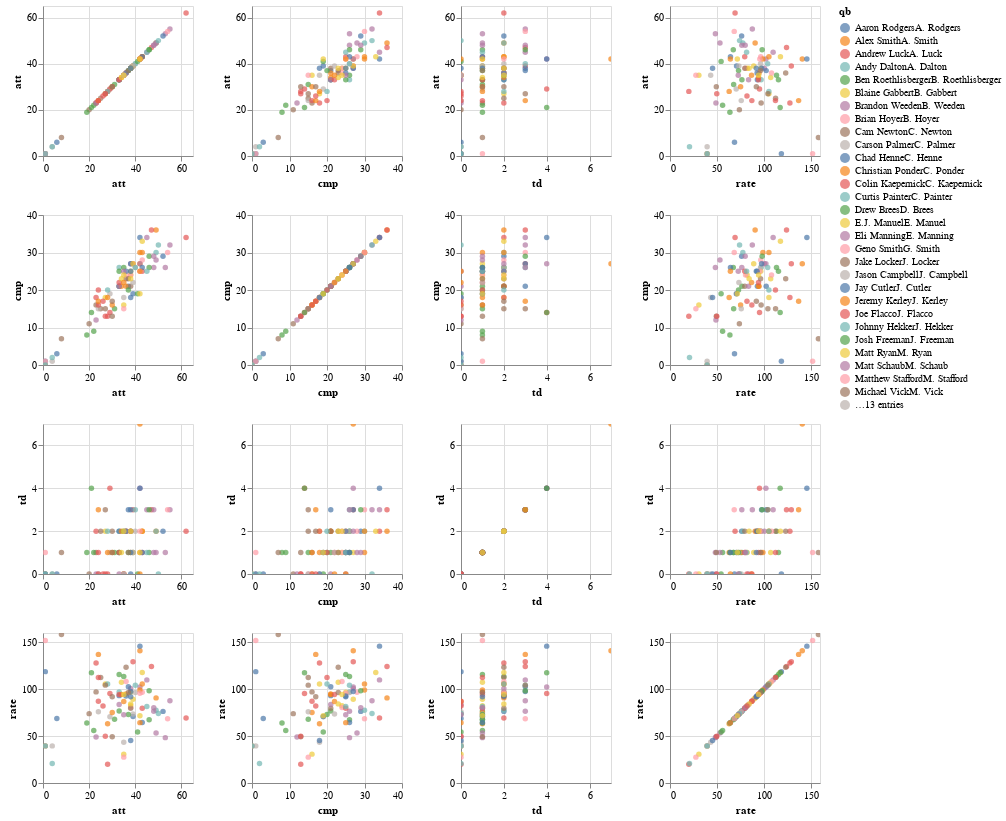

The cell this chart's notebook holds for it:
### Markdown cell above
## Using the tooltip you can compare various factors of players
## You can identiy Travarious Jackson and Brandon Weeden in the dataset

### Code cell
# Build a SPLOM
alt.Chart(df).mark_circle().encode(
    alt.X(alt.repeat("column"), type="quantitative"),
    alt.Y(alt.repeat("row"), type="quantitative"),
    color="qb",
    tooltip=["qb"]
).properties(
    width=150,
    height=150
).repeat(
    row=["att", "cmp", "td", "rate"],
    column=["att", "cmp", "td", "rate"]
).interactive()

### Figure 1 — Vega-Lite specification as saved in the notebook (floating-point values rounded to 4 significant figures)
{"config": {"view": {"continuousWidth": 400, "continuousHeight": 300}}, "repeat": {"column": ["att", "cmp", "td", "rate"], "row": ["att", "cmp", "td", "rate"]}, "spec": {"data": {"name": "data-065fa79e2ba0c67166f36be664cc0304"}, "mark": "circle", "encoding": {"color": {"type": "nominal", "field": "qb"}, "tooltip": [{"type": "nominal", "field": "qb"}], "x": {"type": "quantitative", "field": {"repeat": "column"}}, "y": {"type": "quantitative", "field": {"repeat": "row"}}}, "height": 150, "selection": {"selector004": {"type": "interval", "bind": "scales", "encodings": ["x", "y"]}}, "width": 150}, "$schema": "https://vega.github.io/schema/vega-lite/v4.8.1.json", "datasets": {"data-065fa79e2ba0c67166f36be664cc0304": [{"qb": "Joe FlaccoJ. Flacco", "att": 62, "cmp": 34, "yds": 362, "ypa": 5.8, "td": 2, "int": 2, "lg": "34", "sack": 4, "loss": 27, "rate": 69.4, "game_points": 27, "home_away": "away", "year": 2013}, {"qb": "Peyton ManningP. Manning", "att": 42, "cmp": 27, "yds": 462, "ypa": 11.0, "td": 7, "int": 0, "lg": "78t", "sack": 3, "loss": 17, "rate": 141.1, "game_points": 49, "home_away": "home", "year": 2013}, {"qb": "Jake LockerJ. Locker", "att": 20, "cmp": 11, "yds": 125, "ypa": 6.2, "td": 0, "int": 0, "lg": "25", "sack": 1, "loss": 8, "rate": 74.0, "game_points": 16, "home_away": "away", "year": 2013}, {"qb": "Ben RoethlisbergerB. Roethlisberger", "att": 33, "cmp": 21, "yds": 191, "ypa": 5.8, "td": 1, "int": 1, "lg": "22", "sack": 5, "loss": 28, "rate": 76.7, "game_points": 9, "home_away": "home", "year": 2013}, {"qb": "Ryan TannehillR. Tannehill", "att": 38, "cmp": 24, "yds": 272, "ypa": 7.2, "td": 1, "int": 1, "lg": "34t", "sack": 4, "loss": 17, "rate": 82.3, "game_points": 23, "home_away": "away", "year": 2013}, {"qb": "Brandon WeedenB. Weeden", "att": 53, "cmp": 26, "yds": 289, "ypa": 5.5, "td": 1, "int": 3, "lg": "22", "sack": 6, "loss": 45, "rate": 48.4, "game_points": 10, "home_away": "home", "year": 2013}, {"qb": "Tom BradyT. Brady", "att": 52, "cmp": 29, "yds": 288, "ypa": 5.5, "td": 2, "int": 1, "lg": "35", "sack": 3, "loss": 15, "rate": 76.4, "game_points": 23, "home_away": "away", "year": 2013}, {"qb": "E.J. ManuelE. Manuel", "att": 27, "cmp": 18, "yds": 150, "ypa": 5.6, "td": 2, "int": 0, "lg": "19", "sack": 0, "loss": 0, "rate": 105.5, "game_points": 21, "home_away": "home", "year": 2013}, {"qb": "Andy DaltonA. Dalton", "att": 33, "cmp": 26, "yds": 282, "ypa": 8.5, "td": 2, "int": 2, "lg": "45t", "sack": 1, "loss": 5, "rate": 97.2, "game_points": 21, "home_away": "away", "year": 2013}, {"qb": "Jay CutlerJ. Cutler", "att": 33, "cmp": 21, "yds": 242, "ypa": 7.3, "td": 2, "int": 1, "lg": "38", "sack": 0, "loss": 0, "rate": 93.2, "game_points": 24, "home_away": "home", "year": 2013}, {"qb": "Russell WilsonR. Wilson", "att": 33, "cmp": 25, "yds": 320, "ypa": 9.7, "td": 1, "int": 0, "lg": "43t", "sack": 2, "loss": 20, "rate": 115.7, "game_points": 12, "home_away": "away", "year": 2013}, {"qb": "Cam NewtonC. Newton", "att": 23, "cmp": 16, "yds": 125, "ypa": 5.4, "td": 1, "int": 0, "lg": "27", "sack": 1, "loss": 6, "rate": 97.2, "game_points": 7, "home_away": "home", "year": 2013}, {"qb": "Alex SmithA. Smith", "att": 34, "cmp": 21, "yds": 173, "ypa": 5.1, "td": 2, "int": 0, "lg": "26", "sack": 1, "loss": 2, "rate": 94.4, "game_points": 28, "home_away": "away", "year": 2013}, {"qb": "Blaine GabbertB. Gabbert", "att": 35, "cmp": 16, "yds": 121, "ypa": 3.5, "td": 0, "int": 2, "lg": "18", "sack": 6, "loss": 50, "rate": 30.8, "game_points": 2, "home_away": "home", "year": 2013}, {"qb": "Chad HenneC. Henne", "att": 6, "cmp": 3, "yds": 36, "ypa": 6.0, "td": 0, "int": 0, "lg": "24", "sack": 0, "loss": 0, "rate": 68.8, "game_points": 2, "home_away": "home", "year": 2013}, {"qb": "Josh FreemanJ. Freeman", "att": 31, "cmp": 15, "yds": 210, "ypa": 6.8, "td": 1, "int": 1, "lg": "39", "sack": 3, "loss": 25, "rate": 67.9, "game_points": 17, "home_away": "away", "year": 2013}, {"qb": "Geno SmithG. Smith", "att": 38, "cmp": 24, "yds": 256, "ypa": 6.7, "td": 1, "int": 1, "lg": "26", "sack": 5, "loss": 42, "rate": 80.6, "game_points": 18, "home_away": "home", "year": 2013}, {"qb": "Jeremy KerleyJ. Kerley", "att": 1, "cmp": 0, "yds": 0, "ypa": 0.0, "td": 0, "int": 0, "lg": "0", "sack": 0, "loss": 0, "rate": 39.6, "game_points": 18, "home_away": "home", "year": 2013}, {"qb": "Terrelle PryorT. Pryor", "att": 29, "cmp": 19, "yds": 217, "ypa": 7.5, "td": 1, "int": 2, "lg": "41", "sack": 1, "loss": 16, "rate": 70.6, "game_points": 17, "home_away": "away", "year": 2013}, {"qb": "Andrew LuckA. Luck", "att": 23, "cmp": 18, "yds": 178, "ypa": 7.7, "td": 2, "int": 0, "lg": "25", "sack": 4, "loss": 31, "rate": 127.9, "game_points": 21, "home_away": "home", "year": 2013}, {"qb": "Matt RyanM. Ryan", "att": 38, "cmp": 25, "yds": 304, "ypa": 8.0, "td": 2, "int": 1, "lg": "50", "sack": 3, "loss": 25, "rate": 96.8, "game_points": 17, "home_away": "away", "year": 2013}, {"qb": "Drew BreesD. Brees", "att": 35, "cmp": 26, "yds": 357, "ypa": 10.2, "td": 2, "int": 1, "lg": "67", "sack": 2, "loss": 16, "rate": 113.6, "game_points": 23, "home_away": "home", "year": 2013}, {"qb": "Christian PonderC. Ponder", "att": 28, "cmp": 18, "yds": 236, "ypa": 8.4, "td": 1, "int": 3, "lg": "47", "sack": 3, "loss": 11, "rate": 63.1, "game_points": 24, "home_away": "away", "year": 2013}, {"qb": "Matthew StaffordM. Stafford", "att": 43, "cmp": 28, "yds": 357, "ypa": 8.3, "td": 2, "int": 1, "lg": "77t", "sack": 0, "loss": 0, "rate": 96.8, "game_points": 34, "home_away": "home", "year": 2013}, {"qb": "Carson PalmerC. Palmer", "att": 40, "cmp": 26, "yds": 327, "ypa": 8.2, "td": 2, "int": 1, "lg": "44", "sack": 4, "loss": 23, "rate": 96.6, "game_points": 24, "home_away": "away", "year": 2013}, {"qb": "Sam BradfordS. Bradford", "att": 38, "cmp": 27, "yds": 299, "ypa": 7.9, "td": 2, "int": 1, "lg": "47", "sack": 0, "loss": 0, "rate": 100.7, "game_points": 27, "home_away": "home", "year": 2013}, {"qb": "Aaron RodgersA. Rodgers", "att": 37, "cmp": 21, "yds": 333, "ypa": 9.0, "td": 3, "int": 1, "lg": "38", "sack": 2, "loss": 11, "rate": 102.6, "game_points": 28, "home_away": "away", "year": 2013}, {"qb": "Colin KaepernickC. Kaepernick", "att": 39, "cmp": 27, "yds": 412, "ypa": 10.6, "td": 3, "int": 0, "lg": "43", "sack": 2, "loss": 8, "rate": 129.4, "game_points": 34, "home_away": "home", "year": 2013}, {"qb": "Eli ManningE. Manning", "att": 42, "cmp": 27, "yds": 450, "ypa": 10.7, "td": 4, "int": 3, "lg": "70t", "sack": 3, "loss": 22, "rate": 102.3, "game_points": 31, "home_away": "away", "year": 2013}, {"qb": "Tony RomoT. Romo", "att": 49, "cmp": 36, "yds": 263, "ypa": 5.4, "td": 2, "int": 1, "lg": "23", "sack": 2, "loss": 19, "rate": 90.8, "game_points": 36, "home_away": "home", "year": 2013}, {"qb": "Michael VickM. Vick", "att": 25, "cmp": 15, "yds": 203, "ypa": 8.1, "td": 2, "int": 0, "lg": "28t", "sack": 3, "loss": 23, "rate": 112.6, "game_points": 33, "home_away": "away", "year": 2013}, {"qb": "Robert Griffin IIIR. Griffin", "att": 49, "cmp": 30, "yds": 329, "ypa": 6.7, "td": 2, "int": 2, "lg": "27", "sack": 3, "loss": 21, "rate": 77.7, "game_points": 27, "home_away": "home", "year": 2013}, {"qb": "Matt SchaubM. Schaub", "att": 45, "cmp": 34, "yds": 346, "ypa": 7.7, "td": 3, "int": 1, "lg": "30", "sack": 2, "loss": 17, "rate": 110.0, "game_points": 31, "home_away": "away", "year": 2013}, {"qb": "Philip RiversP. Rivers", "att": 29, "cmp": 14, "yds": 195, "ypa": 6.7, "td": 4, "int": 1, "lg": "47", "sack": 2, "loss": 12, "rate": 95.5, "game_points": 28, "home_away": "home", "year": 2013}, {"qb": "Geno SmithG. Smith", "att": 35, "cmp": 15, "yds": 214, "ypa": 6.1, "td": 0, "int": 3, "lg": "37", "sack": 4, "loss": 25, "rate": 27.6, "game_points": 10, "home_away": "away", "year": 2013}, {"qb": "Tom BradyT. Brady", "att": 39, "cmp": 19, "yds": 185, "ypa": 4.7, "td": 1, "int": 0, "lg": "39t", "sack": 1, "loss": 7, "rate": 71.0, "game_points": 13, "home_away": "home", "year": 2013}, {"qb": "Tony RomoT. Romo", "att": 42, "cmp": 30, "yds": 298, "ypa": 7.1, "td": 1, "int": 0, "lg": "53", "sack": 3, "loss": 17, "rate": 99.1, "game_points": 16, "home_away": "away", "year": 2013}, {"qb": "Alex SmithA. Smith", "att": 36, "cmp": 21, "yds": 223, "ypa": 6.2, "td": 2, "int": 0, "lg": "31", "sack": 4, "loss": 24, "rate": 95.0, "game_points": 17, "home_away": "home", "year": 2013}, {"qb": "Christian PonderC. Ponder", "att": 30, "cmp": 16, "yds": 227, "ypa": 7.6, "td": 1, "int": 1, "lg": "37", "sack": 1, "loss": 0, "rate": 75.3, "game_points": 30, "home_away": "away", "year": 2013}, {"qb": "Jay CutlerJ. Cutler", "att": 38, "cmp": 27, "yds": 292, "ypa": 7.7, "td": 3, "int": 2, "lg": "34t", "sack": 1, "loss": 8, "rate": 97.7, "game_points": 31, "home_away": "home", "year": 2013}, {"qb": "Cam NewtonC. Newton", "att": 38, "cmp": 21, "yds": 229, "ypa": 6.0, "td": 2, "int": 1, "lg": "40t", "sack": 6, "loss": 46, "rate": 79.8, "game_points": 23, "home_away": "away", "year": 2013}, {"qb": "E.J. ManuelE. Manuel", "att": 39, "cmp": 27, "yds": 296, "ypa": 7.6, "td": 1, "int": 1, "lg": "45", "sack": 1, "loss": 9, "rate": 89.3, "game_points": 24, "home_away": "home", "year": 2013}, {"qb": "Brandon WeedenB. Weeden", "att": 33, "cmp": 21, "yds": 227, "ypa": 6.9, "td": 0, "int": 0, "lg": "53", "sack": 5, "loss": 39, "rate": 83.8, "game_points": 6, "home_away": "away", "year": 2013}, {"qb": "Jason CampbellJ. Campbell", "att": 4, "cmp": 1, "yds": 6, "ypa": 1.5, "td": 0, "int": 0, "lg": "6", "sack": 0, "loss": 0, "rate": 39.6, "game_points": 6, "home_away": "away", "year": 2013}, {"qb": "Joe FlaccoJ. Flacco", "att": 33, "cmp": 22, "yds": 211, "ypa": 6.4, "td": 1, "int": 0, "lg": "27", "sack": 2, "loss": 14, "rate": 94.4, "game_points": 14, "home_away": "home", "year": 2013}, {"qb": "Robert Griffin IIIR. Griffin", "att": 40, "cmp": 26, "yds": 320, "ypa": 8.0, "td": 3, "int": 1, "lg": "44", "sack": 1, "loss": 6, "rate": 104.2, "game_points": 20, "home_away": "away", "year": 2013}, {"qb": "Aaron RodgersA. Rodgers", "att": 42, "cmp": 34, "yds": 480, "ypa": 11.4, "td": 4, "int": 0, "lg": "57", "sack": 4, "loss": 39, "rate": 146.0, "game_points": 38, "home_away": "home", "year": 2013}, {"qb": "Philip RiversP. Rivers", "att": 47, "cmp": 36, "yds": 419, "ypa": 8.9, "td": 3, "int": 0, "lg": "31", "sack": 1, "loss": 6, "rate": 124.3, "game_points": 33, "home_away": "away", "year": 2013}, {"qb": "Michael VickM. Vick", "att": 36, "cmp": 23, "yds": 428, "ypa": 11.9, "td": 2, "int": 0, "lg": "70", "sack": 2, "loss": 17, "rate": 123.4, "game_points": 30, "home_away": "home", "year": 2013}, {"qb": "Nick FolesN. Foles", "att": 1, "cmp": 0, "yds": 0, "ypa": 0.0, "td": 0, "int": 0, "lg": "0", "sack": 0, "loss": 0, "rate": 39.6, "game_points": 30, "home_away": "home", "year": 2013}, {"qb": "Jake LockerJ. Locker", "att": 30, "cmp": 17, "yds": 148, "ypa": 4.9, "td": 2, "int": 0, "lg": "31", "sack": 4, "loss": 19, "rate": 92.1, "game_points": 24, "home_away": "away", "year": 2013}, {"qb": "Matt SchaubM. Schaub", "att": 48, "cmp": 26, "yds": 298, "ypa": 6.2, "td": 3, "int": 2, "lg": "32", "sack": 2, "loss": 18, "rate": 76.6, "game_points": 30, "home_away": "home", "year": 2013}, {"qb": "Sam BradfordS. Bradford", "att": 55, "cmp": 32, "yds": 352, "ypa": 6.4, "td": 3, "int": 1, "lg": "47", "sack": 0, "loss": 0, "rate": 87.8, "game_points": 24, "home_away": "away", "year": 2013}, {"qb": "Matt RyanM. Ryan", "att": 43, "cmp": 33, "yds": 374, "ypa": 8.7, "td": 2, "int": 0, "lg": "81t", "sack": 2, "loss": 17, "rate": 117.8, "game_points": 31, "home_away": "home", "year": 2013}, {"qb": "Ryan TannehillR. Tannehill", "att": 34, "cmp": 23, "yds": 319, "ypa": 9.4, "td": 1, "int": 0, "lg": "67", "sack": 5, "loss": 22, "rate": 107.4, "game_points": 24, "home_away": "away", "year": 2013}, {"qb": "Andrew LuckA. Luck", "att": 43, "cmp": 25, "yds": 321, "ypa": 7.5, "td": 1, "int": 1, "lg": "47", "sack": 3, "loss": 6, "rate": 79.7, "game_points": 20, "home_away": "home", "year": 2013}, {"qb": "Drew BreesD. Brees", "att": 46, "cmp": 26, "yds": 322, "ypa": 7.0, "td": 1, "int": 2, "lg": "56t", "sack": 4, "loss": 26, "rate": 67.5, "game_points": 16, "home_away": "away", "year": 2013}, {"qb": "Josh FreemanJ. Freeman", "att": 22, "cmp": 9, "yds": 125, "ypa": 5.7, "td": 1, "int": 1, "lg": "34", "sack": 1, "loss": 12, "rate": 56.1, "game_points": 14, "home_away": "home", "year": 2013}, {"qb": "Matthew StaffordM. Stafford", "att": 36, "cmp": 24, "yds": 278, "ypa": 7.7, "td": 2, "int": 0, "lg": "72t", "sack": 1, "loss": 5, "rate": 108.3, "game_points": 21, "home_away": "away", "year": 2013}, {"qb": "Carson PalmerC. Palmer", "att": 39, "cmp": 22, "yds": 248, "ypa": 6.4, "td": 1, "int": 1, "lg": "36t", "sack": 1, "loss": 4, "rate": 73.5, "game_points": 25, "home_away": "home", "year": 2013}, {"qb": "Patrick PetersonP. Peterson", "att": 1, "cmp": 1, "yds": 17, "ypa": 17.0, "td": 0, "int": 0, "lg": "17", "sack": 0, "loss": 0, "rate": 118.8, "game_points": 25, "home_away": "home", "year": 2013}, {"qb": "Peyton ManningP. Manning", "att": 43, "cmp": 30, "yds": 307, "ypa": 7.1, "td": 2, "int": 0, "lg": "36", "sack": 0, "loss": 0, "rate": 105.5, "game_points": 41, "home_away": "away", "year": 2013}, {"qb": "Eli ManningE. Manning", "att": 49, "cmp": 28, "yds": 362, "ypa": 7.4, "td": 1, "int": 4, "lg": "51", "sack": 1, "loss": 9, "rate": 53.3, "game_points": 23, "home_away": "home", "year": 2013}, {"qb": "Chad HenneC. Henne", "att": 38, "cmp": 25, "yds": 241, "ypa": 6.3, "td": 1, "int": 0, "lg": "30", "sack": 5, "loss": 27, "rate": 92.1, "game_points": 9, "home_away": "away", "year": 2013}, {"qb": "Terrelle PryorT. Pryor", "att": 24, "cmp": 15, "yds": 126, "ypa": 5.2, "td": 0, "int": 0, "lg": "17", "sack": 3, "loss": 12, "rate": 76.0, "game_points": 19, "home_away": "home", "year": 2013}, {"qb": "Colin KaepernickC. Kaepernick", "att": 28, "cmp": 13, "yds": 127, "ypa": 4.5, "td": 0, "int": 3, "lg": "19", "sack": 3, "loss": 20, "rate": 20.1, "game_points": 3, "home_away": "away", "year": 2013}, {"qb": "Russell WilsonR. Wilson", "att": 19, "cmp": 8, "yds": 142, "ypa": 7.5, "td": 1, "int": 1, "lg": "51", "sack": 4, "loss": 24, "rate": 63.9, "game_points": 29, "home_away": "home", "year": 2013}, {"qb": "Ben RoethlisbergerB. Roethlisberger", "att": 37, "cmp": 20, "yds": 251, "ypa": 6.8, "td": 1, "int": 1, "lg": "43", "sack": 2, "loss": 17, "rate": 73.1, "game_points": 10, "home_away": "away", "year": 2013}, {"qb": "Andy DaltonA. Dalton", "att": 45, "cmp": 25, "yds": 280, "ypa": 6.2, "td": 1, "int": 0, "lg": "61", "sack": 0, "loss": 0, "rate": 81.7, "game_points": 20, "home_away": "home", "year": 2013}, {"qb": "Alex SmithA. Smith", "att": 35, "cmp": 22, "yds": 273, "ypa": 7.8, "td": 0, "int": 0, "lg": "51", "sack": 5, "loss": 25, "rate": 87.0, "game_points": 26, "home_away": "away", "year": 2013}, {"qb": "Michael VickM. Vick", "att": 30, "cmp": 13, "yds": 201, "ypa": 6.7, "td": 1, "int": 2, "lg": "40", "sack": 6, "loss": 34, "rate": 49.4, "game_points": 16, "home_away": "home", "year": 2013}, {"qb": "Aaron RodgersA. Rodgers", "att": 43, "cmp": 26, "yds": 244, "ypa": 5.7, "td": 1, "int": 2, "lg": "30", "sack": 4, "loss": 27, "rate": 64.5, "game_points": 30, "home_away": "away", "year": 2013}, {"qb": "Andy DaltonA. Dalton", "att": 28, "cmp": 20, "yds": 235, "ypa": 8.4, "td": 2, "int": 1, "lg": "32", "sack": 4, "loss": 20, "rate": 105.5, "game_points": 34, "home_away": "home", "year": 2013}, {"qb": "Matthew StaffordM. Stafford", "att": 42, "cmp": 25, "yds": 385, "ypa": 9.2, "td": 2, "int": 1, "lg": "47", "sack": 1, "loss": 7, "rate": 95.8, "game_points": 27, "home_away": "away", "year": 2013}, {"qb": "Robert Griffin IIIR. Griffin", "att": 50, "cmp": 32, "yds": 326, "ypa": 6.5, "td": 0, "int": 1, "lg": "27", "sack": 2, "loss": 26, "rate": 74.2, "game_points": 20, "home_away": "home", "year": 2013}, {"qb": "Josh FreemanJ. Freeman", "att": 41, "cmp": 19, "yds": 236, "ypa": 5.8, "td": 0, "int": 1, "lg": "30", "sack": 3, "loss": 10, "rate": 54.5, "game_points": 3, "home_away": "away", "year": 2013}, {"qb": "Tom BradyT. Brady", "att": 36, "cmp": 25, "yds": 225, "ypa": 6.2, "td": 2, "int": 1, "lg": "20", "sack": 3, "loss": 23, "rate": 92.9, "game_points": 23, "home_away": "home", "year": 2013}, {"qb": "Eli ManningE. Manning", "att": 23, "cmp": 12, "yds": 119, "ypa": 5.2, "td": 0, "int": 1, "lg": "24", "sack": 7, "loss": 45, "rate": 49.0, "game_points": 0, "home_away": "away", "year": 2013}, {"qb": "Curtis PainterC. Painter", "att": 4, "cmp": 2, "yds": 16, "ypa": 4.0, "td": 0, "int": 1, "lg": "9", "sack": 0, "loss": 0, "rate": 20.8, "game_points": 0, "home_away": "away", "year": 2013}, {"qb": "Cam NewtonC. Newton", "att": 27, "cmp": 15, "yds": 223, "ypa": 8.3, "td": 3, "int": 1, "lg": "47t", "sack": 1, "loss": 15, "rate": 104.4, "game_points": 38, "home_away": "home", "year": 2013}, {"qb": "Matt SchaubM. Schaub", "att": 35, "cmp": 25, "yds": 194, "ypa": 5.5, "td": 0, "int": 1, "lg": "18", "sack": 3, "loss": 24, "rate": 72.8, "game_points": 9, "home_away": "away", "year": 2013}, {"qb": "Joe FlaccoJ. Flacco", "att": 24, "cmp": 16, "yds": 171, "ypa": 7.1, "td": 0, "int": 0, "lg": "48", "sack": 2, "loss": 10, "rate": 87.3, "game_points": 30, "home_away": "home", "year": 2013}, {"qb": "Brian HoyerB. Hoyer", "att": 54, "cmp": 30, "yds": 321, "ypa": 5.9, "td": 3, "int": 3, "lg": "47t", "sack": 3, "loss": 26, "rate": 68.5, "game_points": 31, "home_away": "away", "year": 2013}, {"qb": "Spencer LanningS. Lanning", "att": 1, "cmp": 1, "yds": 11, "ypa": 11.0, "td": 1, "int": 0, "lg": "11t", "sack": 0, "loss": 0, "rate": 152.1, "game_points": 31, "home_away": "away", "year": 2013}, {"qb": "Christian PonderC. Ponder", "att": 42, "cmp": 25, "yds": 228, "ypa": 5.4, "td": 0, "int": 1, "lg": "37", "sack": 6, "loss": 33, "rate": 64.4, "game_points": 27, "home_away": "home", "year": 2013}, {"qb": "Carson PalmerC. Palmer", "att": 35, "cmp": 18, "yds": 187, "ypa": 5.3, "td": 0, "int": 2, "lg": "26", "sack": 4, "loss": 26, "rate": 43.4, "game_points": 7, "home_away": "away", "year": 2013}, {"qb": "Drew BreesD. Brees", "att": 46, "cmp": 29, "yds": 342, "ypa": 7.4, "td": 3, "int": 1, "lg": "29", "sack": 4, "loss": 23, "rate": 98.3, "game_points": 31, "home_away": "home", "year": 2013}, {"qb": "Sam BradfordS. Bradford", "att": 48, "cmp": 29, "yds": 240, "ypa": 5.0, "td": 1, "int": 0, "lg": "29", "sack": 6, "loss": 43, "rate": 80.2, "game_points": 7, "home_away": "away", "year": 2013}, {"qb": "Johnny HekkerJ. Hekker", "att": 1, "cmp": 0, "yds": 0, "ypa": 0.0, "td": 0, "int": 0, "lg": "0", "sack": 0, "loss": 0, "rate": 39.6, "game_points": 7, "home_away": "away", "year": 2013}, {"qb": "Tony RomoT. Romo", "att": 24, "cmp": 17, "yds": 210, "ypa": 8.8, "td": 3, "int": 0, "lg": "24t", "sack": 1, "loss": 7, "rate": 137.2, "game_points": 31, "home_away": "home", "year": 2013}, {"qb": "Philip RiversP. Rivers", "att": 24, "cmp": 20, "yds": 184, "ypa": 7.7, "td": 1, "int": 0, "lg": "34", "sack": 2, "loss": 9, "rate": 112.5, "game_points": 17, "home_away": "away", "year": 2013}, {"qb": "Jake LockerJ. Locker", "att": 37, "cmp": 23, "yds": 299, "ypa": 8.1, "td": 1, "int": 0, "lg": "35", "sack": 2, "loss": 17, "rate": 96.6, "game_points": 20, "home_away": "home", "year": 2013}, {"qb": "Matt RyanM. Ryan", "att": 38, "cmp": 23, "yds": 231, "ypa": 6.1, "td": 2, "int": 1, "lg": "34", "sack": 0, "loss": 0, "rate": 84.4, "game_points": 23, "home_away": "away", "year": 2013}, {"qb": "Ryan TannehillR. Tannehill", "att": 35, "cmp": 24, "yds": 236, "ypa": 6.7, "td": 2, "int": 1, "lg": "21", "sack": 5, "loss": 41, "rate": 94.5, "game_points": 27, "home_away": "home", "year": 2013}, {"qb": "Chad HenneC. Henne", "att": 38, "cmp": 18, "yds": 235, "ypa": 6.2, "td": 0, "int": 2, "lg": "59", "sack": 3, "loss": 21, "rate": 45.4, "game_points": 17, "home_away": "away", "year": 2013}, {"qb": "Russell WilsonR. Wilson", "att": 21, "cmp": 14, "yds": 202, "ypa": 9.6, "td": 4, "int": 1, "lg": "30", "sack": 2, "loss": 8, "rate": 117.5, "game_points": 45, "home_away": "home", "year": 2013}, {"qb": "Tarvaris JacksonT. Jackson", "att": 8, "cmp": 7, "yds": 129, "ypa": 16.1, "td": 1, "int": 0, "lg": "35t", "sack": 0, "loss": 0, "rate": 158.3, "game_points": 45, "home_away": "home", "year": 2013}, {"qb": "Andrew LuckA. Luck", "att": 26, "cmp": 17, "yds": 159, "ypa": 6.1, "td": 0, "int": 0, "lg": "25", "sack": 1, "loss": 7, "rate": 82.1, "game_points": 27, "home_away": "away", "year": 2013}, {"qb": "Colin KaepernickC. Kaepernick", "att": 27, "cmp": 13, "yds": 150, "ypa": 5.6, "td": 0, "int": 1, "lg": "30", "sack": 3, "loss": 11, "rate": 49.9, "game_points": 7, "home_away": "home", "year": 2013}, {"qb": "E.J. ManuelE. Manuel", "att": 42, "cmp": 19, "yds": 243, "ypa": 5.8, "td": 1, "int": 0, "lg": "33t", "sack": 8, "loss": 35, "rate": 71.8, "game_points": 20, "home_away": "away", "year": 2013}]}}
